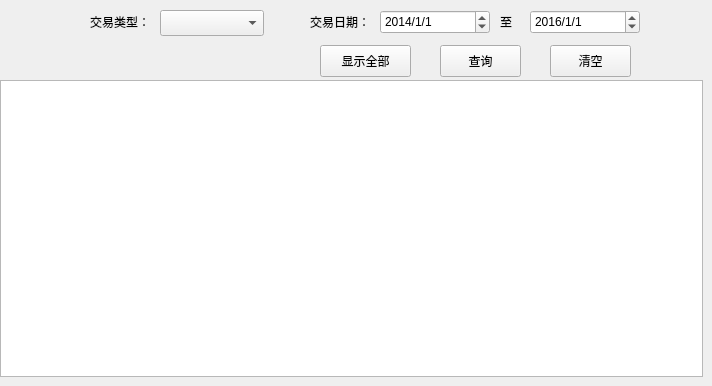
   <widget class="QWidget" name="tab_4">
    <attribute name="title">
     <string>交易记录</string>
    </attribute>
    <widget class="QDateEdit" name="date1">
     <property name="geometry">
      <rect>
       <x>380</x>
       <y>10</y>
       <width>110</width>
       <height>24</height>
      </rect>
     </property>
     <property name="dateTime">
      <datetime>
       <hour>0</hour>
       <minute>0</minute>
       <second>0</second>
       <year>2014</year>
       <month>1</month>
       <day>1</day>
      </datetime>
     </property>
     <property name="displayFormat">
      <string>yyyy/M/d</string>
     </property>
    </widget>
    <widget class="QDateEdit" name="date2">
     <property name="geometry">
      <rect>
       <x>530</x>
       <y>10</y>
       <width>110</width>
       <height>24</height>
      </rect>
     </property>
     <property name="dateTime">
      <datetime>
       <hour>0</hour>
       <minute>0</minute>
       <second>0</second>
       <year>2016</year>
       <month>1</month>
       <day>1</day>
      </datetime>
     </property>
     <property name="displayFormat">
      <string>yyyy/M/d</string>
     </property>
    </widget>
    <widget class="QLabel" name="label">
     <property name="geometry">
      <rect>
       <x>310</x>
       <y>14</y>
       <width>59</width>
       <height>16</height>
      </rect>
     </property>
     <property name="text">
      <string>交易日期：</string>
     </property>
    </widget>
    <widget class="QLabel" name="label_23">
     <property name="geometry">
      <rect>
       <x>500</x>
       <y>14</y>
       <width>21</width>
       <height>16</height>
      </rect>
     </property>
     <property name="text">
      <string>至</string>
     </property>
    </widget>
    <widget class="QLabel" name="label_24">
     <property name="geometry">
      <rect>
       <x>90</x>
       <y>14</y>
       <width>59</width>
       <height>16</height>
      </rect>
     </property>
     <property name="text">
      <string>交易类型：</string>
     </property>
    </widget>
    <widget class="QComboBox" name="cbItem">
     <property name="geometry">
      <rect>
       <x>160</x>
       <y>10</y>
       <width>104</width>
       <height>26</height>
      </rect>
     </property>
    </widget>
    <widget class="QPushButton" name="Query">
     <property name="geometry">
      <rect>
       <x>440</x>
       <y>45</y>
       <width>81</width>
       <height>32</height>
      </rect>
     </property>
     <property name="text">
      <string>查询</string>
     </property>
    </widget>
    <widget class="QPushButton" name="Del">
     <property name="geometry">
      <rect>
       <x>550</x>
       <y>45</y>
       <width>81</width>
       <height>32</height>
      </rect>
     </property>
     <property name="text">
      <string>清空</string>
     </property>
    </widget>
    <widget class="QTableView" name="tradeList">
     <property name="geometry">
      <rect>
       <x>0</x>
       <y>80</y>
       <width>703</width>
       <height>297</height>
      </rect>
     </property>
    </widget>
    <widget class="QPushButton" name="showAll">
     <property name="geometry">
      <rect>
       <x>320</x>
       <y>45</y>
       <width>91</width>
       <height>32</height>
      </rect>
     </property>
     <property name="text">
      <string>显示全部</string>
     </property>
    </widget>
   </widget>
